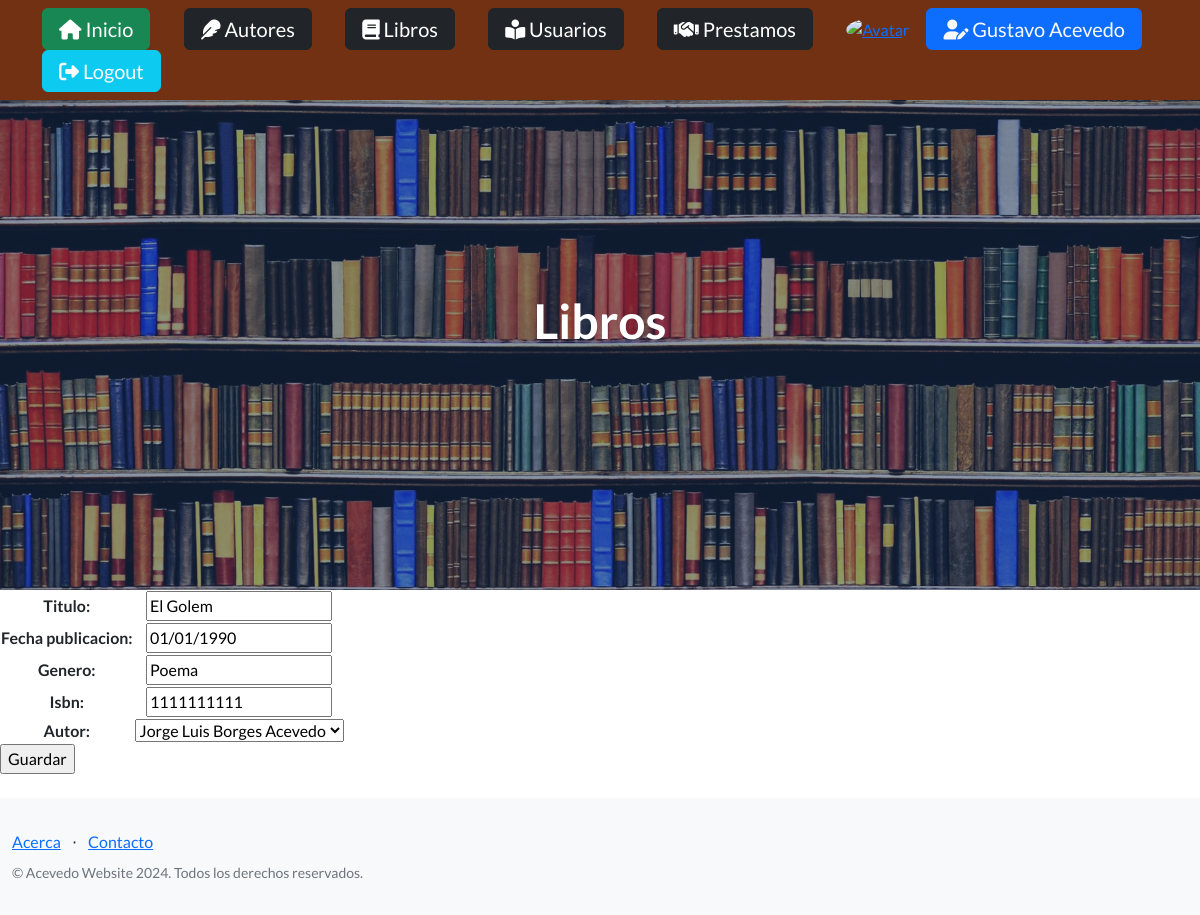
The page /librosUpdate/25/ (signed in) on the database its author committed.
### entidades/models.py (models this page shows, shortened)
class Libro(models.Model):
    titulo = models.CharField(max_length=100)
    fecha_publicacion = models.DateField()
    genero = models.CharField(max_length=50)
    isbn = models.CharField(max_length=13, unique=True)
    autor = models.ForeignKey(Autor, on_delete=models.CASCADE)
    disponible = models.BooleanField(default=True)
    class Meta:
        ordering = ['titulo']
        verbose_name = 'Libro'
        verbose_name_plural = 'Libros'

### entidades/views.py (the view, shortened to what this page needs)
# urls.py: path('librosUpdate/<int:pk>/', LibroUpdate.as_view(), name="librosUpdate"),
class LibroUpdate(LoginRequiredMixin, UpdateView):
    model = Libro
    form_class = LibroForm
    success_url = reverse_lazy("libros")

### entidades/forms.py (shortened to what this page needs)
class LibroForm(forms.ModelForm):
    class Meta:
        model = Libro
        fields = ["titulo", "fecha_publicacion", "genero", "isbn", "autor"]

### entidades/models.py (called while the page is built)
    def __str__(self):
        return f"{self.nombre} {self.apellido}"

### entidades/templates/entidades/libro_form.html (shortened to what this page needs)
{% extends "entidades/index.html" %}
{% block titulo %}
    <h1 class="mb-5">Libros</h1>
{% endblock titulo %}
{% block contenido %}
    <form action="" method="post">
        <table style="text-align: center;">
            {{ form.as_table }}
        </table>
        <input type="submit" value="Guardar">
    </form>
    <br>
{% endblock contenido %}

### entidades/templates/entidades/index.html (shortened to what this page needs)
<!DOCTYPE html>
<html lang="en">
    <head>
        {% load static %}
        <link href="https://cdn.jsdelivr.net/npm/bootstrap-icons@1.5.0/font/bootstrap-icons.css" rel="stylesheet" type="text/css" />
        <link href="{% static 'css/styles.css' %}" rel="stylesheet" />
        <link rel="stylesheet" href="https://cdnjs.cloudflare.com/ajax/libs/font-awesome/6.4.0/css/all.min.css">
    </head>
    <body>
        {% block navbar %}
        <nav class="navbar navbar-dark static-top" style=" background-color: #713112">
            <div class="container">
                <a class="navbar-brand btn btn-success" href="{% url 'inicio' %}"><i class="fa-solid fa-house"></i> Inicio</a>
                {% if user.is_authenticated %}
                <a class="navbar-brand btn btn-dark" href="{% url 'autores' %}"><i class="fa-solid fa-feather"></i> Autores</a>
                <a class="navbar-brand btn btn-dark" href="{% url 'libros' %}"><i class="fa-solid fa-book"></i> Libros</a>
                <a class="navbar-brand btn btn-dark" href="{% url 'usuarios' %}"><i class="fa-solid fa-book-open-reader"></i> Usuarios</a>
                <a class="navbar-brand btn btn-dark" href="{% url 'prestamos' %}"><i class="fa-solid fa-handshake"></i> Prestamos</a>
                <a href="{% url 'agregar_avatar' %}">
                    <img class="rounded-circle" src="{{ request.session.avatar }}" height="50px" width="50px" alt="Avatar">
                </a>
                <form method="post" action="{% url 'perfil' %}">
                    <button type="submit" class="navbar-brand btn btn-primary text-light"><i class="fa-solid fa-user-pen"></i> {{ user.first_name }} {{ user.last_name }}</button>
                </form>
                <form method="post" action="{% url 'logout' %}">
                    <button type="submit" class="navbar-brand btn btn-info text-light"><i class="fa-solid fa-right-from-bracket"></i> Logout</button>
                    </form>
                {% else %}
                <a class="navbar-brand btn btn-primary" href="{% url 'login' %}">Login</a>
                <a class="navbar-brand btn btn-success" href="{% url 'registro' %}">Registrarse</a>
                {% endif %}
            </div>
        </nav>
        {% endblock navbar %}
        <header class="masthead">
            <div class="container position-relative">
                <div class="row justify-content-center">
                    <div class="col-xl-6">
                        <div class="text-center text-white">
                            {% block titulo %}{% endblock titulo %}
                        </div>
                    </div>
                </div>
            </div>
        </header>
        {% block contenido %}
        {% endblock contenido %}
        {% block footer %}
        <footer class="footer bg-light">
            <div class="container">
                <div class="row">
                    <div class="col-lg-6 h-100 text-center text-lg-start my-auto">
                        <ul class="list-inline mb-2">
                            <li class="list-inline-item"><a href="{% url 'acerca' %}">Acerca</a></li>
                            <li class="list-inline-item">⋅</li>
                            <li class="list-inline-item"><a href="{% url 'contacto' %}">Contacto</a></li>
                        </ul>
                        <p class="text-muted small mb-4 mb-lg-0">&copy; Acevedo Website 2024. Todos los derechos reservados.</p>
                    </div>
                </div>
            </div>
        </footer>
    </body>
</html>
        {% endblock footer %}

### rows shown on the page
Libro: titulo "El Golem", fecha_publicacion "01/01/1990", genero "Poema", isbn "1111111111", autor "Jorge Luis Borges Acevedo"

### other values the page prints
{{ user.first_name }} "Gustavo"
{{ user.last_name }} "Acevedo"
